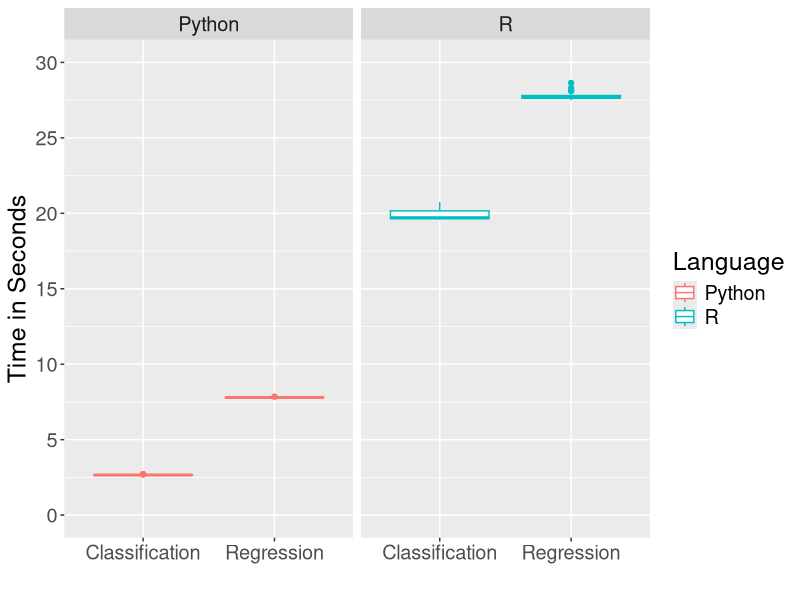
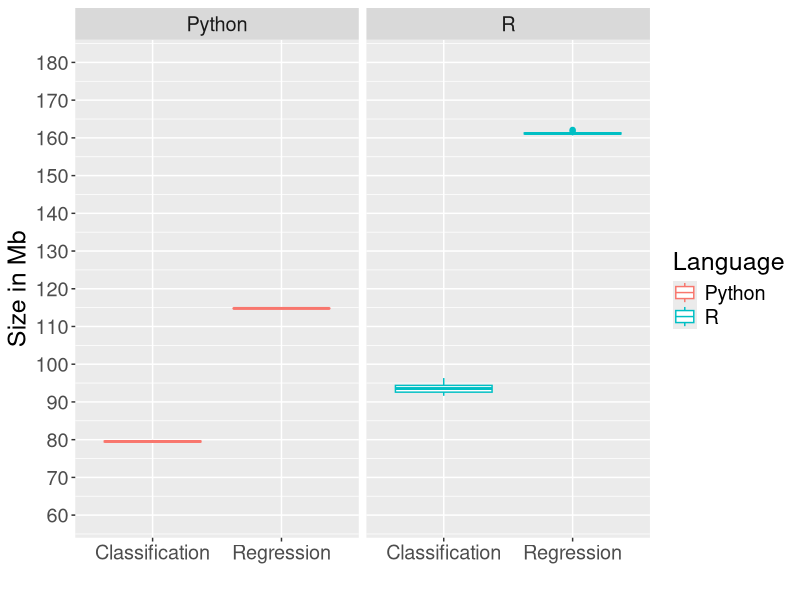
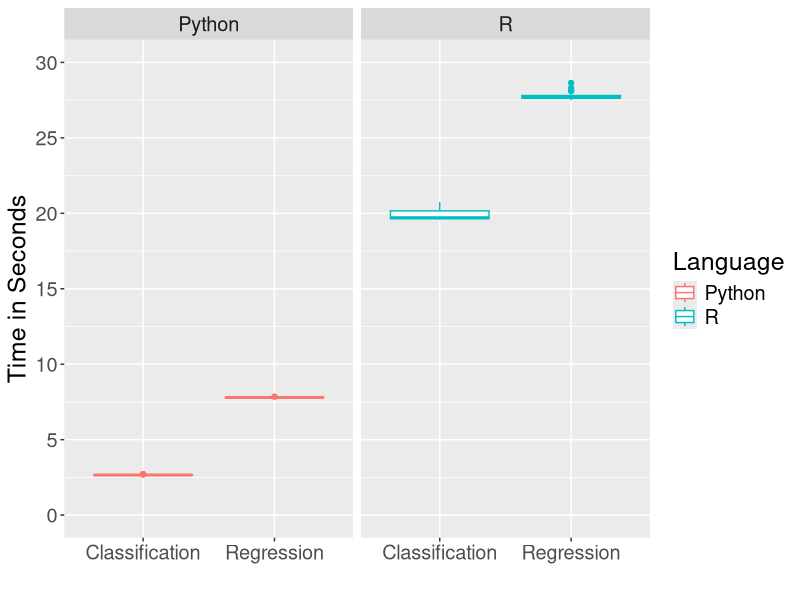
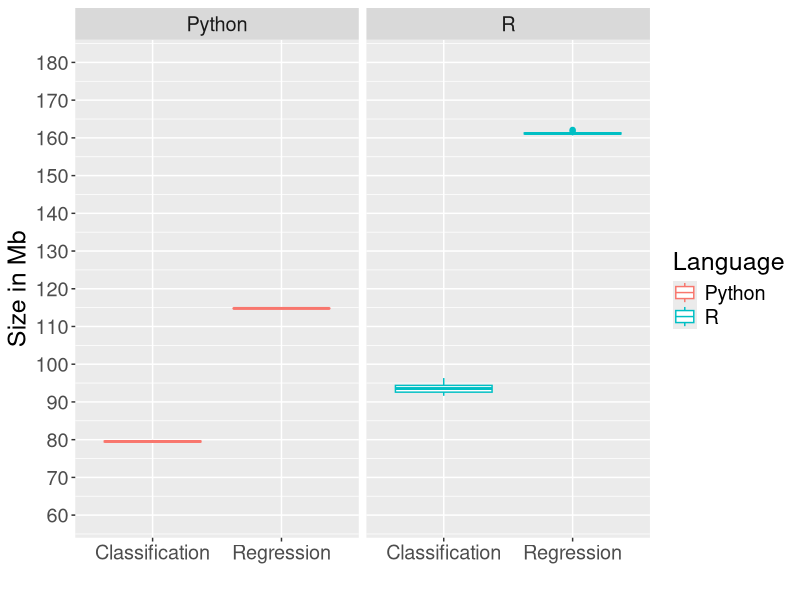

Reproduce these figures in R, in order. (Note: this script raises an error after producing the figures.)
library(ggplot2)
library(GGally)
library(readr)
library(dplyr)

# get data
r_regression_times <- read_csv("./metrics/r_regression_times.csv")
r_classification_times <- read_csv("./metrics/r_classification_times.csv")
python_regression_times <- read_csv("./metrics/python_regression_times.csv") %>% select(-1)
python_classification_times <- read_csv("./metrics/python_classification_times.csv") %>% select(-1)
r <- union(cbind(r_regression_times, type="Regression"), cbind(r_classification_times, type="Classification")) %>% mutate(lang="R")
python <- union(cbind(python_regression_times, type="Regression"), cbind(python_classification_times, type="Classification")) %>% mutate(lang="Python")

# plot
df_p1_p2 <- union(r, python)
df_p1_p2$size <- df_p1_p2$size/1024/1024

p1 <- ggplot(df_p1_p2, aes(x=type, y=times, color=lang)) +
  geom_boxplot() +
  labs(x="", y="Time in Seconds",  color="Language") +
  scale_y_continuous(breaks=seq(0,30,5), limits=c(0,30)) +
  theme(text = element_text(size = 18)) +
  facet_wrap(~lang)
p1
ggsave(filename="time_comparison.png", plot=p1, path="./pictures/")

# plot
p2 <- ggplot(df_p1_p2, aes(x=type, y=size, color=lang)) +
  geom_boxplot() +
  scale_y_continuous(breaks=seq(60,180,10), limits=c(60,180)) +
  labs(x="", y="Size in Mb", color="Language") +
  theme(text = element_text(size = 18)) +
  facet_wrap(~lang)
p2
ggsave(filename="size_comparison.png", plot=p2, path="./pictures/")

# plot
df_p3 <- adults %>% select(where(is.numeric)) %>% select(-isGT50K) %>% scale() %>% as_tibble()
p3 <- GGally::ggpairs(df_p3, aes(alpha=0.5))
ggsave(filename="adults_pairs.png", plot=p3, path="./pictures/")

# plot
df_p4 <- housing %>% select(where(is.numeric)) %>% scale() %>% as_tibble() %>% rename(median_value=median_house_value, median_age=housing_median_age)
p4 <- GGally::ggpairs(df_p4, aes(alpha=0.5))
p4
ggsave(filename="housing_pairs.png", plot=p4, path="./pictures/")
